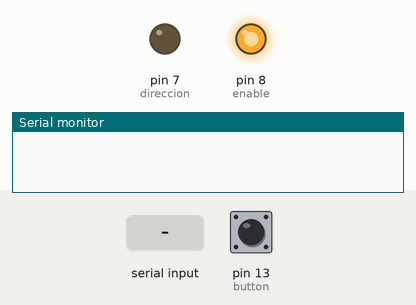
A sketch run on a simulated Arduino Uno, built with avr-gcc and run on an emulated ATmega328P. Parts: output pins drawn as LEDs (lit = HIGH), the last lines printed to the serial monitor. Inputs (shaded band) come from the test bench; at power-on: pin 13 (button) LOW. Pins used as bus, display or sensor lines are not drawn.

Above: at 1.2 s.
1.3 s: "66\n" received over Serial
At 2.4 s:
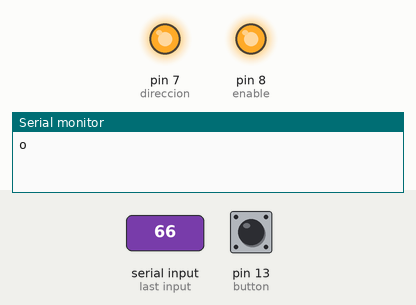
3.0 s: "9\n" received over Serial
At 4.0 s:
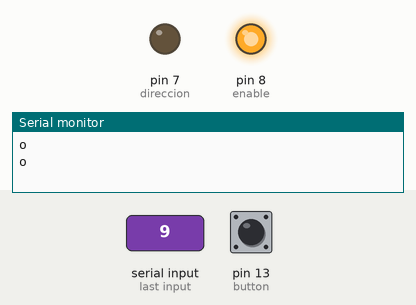
4.5 s: "99\n" received over Serial
At 4.64 s:
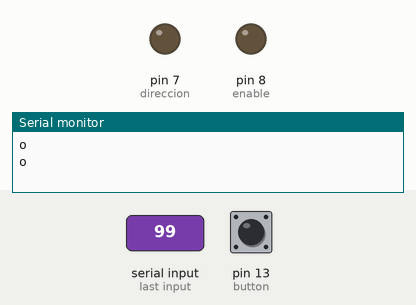
6.2 s: "3\n" received over Serial
At 6.3 s:
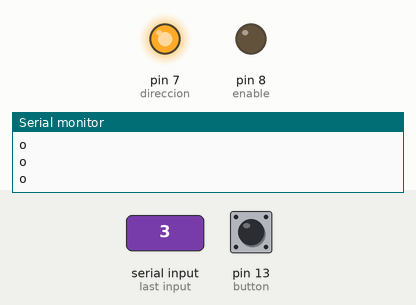
Timing chart, 0 to 8.9 s (numbered marks = the images above; inputs shaded):
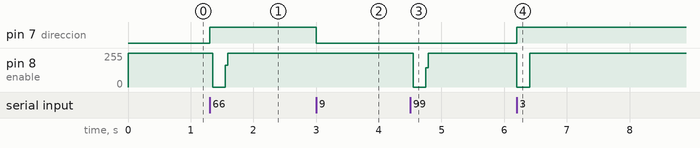

Measured:
- after the input at 1.3 s, pin 7 (direccion): LOW → HIGH at once; pin 8 (enable): 255/255 → 0/255 after 0.05 s, → 255/255 0.20 s later
- after the input at 3.0 s, pin 7 (direccion): HIGH → LOW at once
- after the input at 4.5 s, pin 8 (enable): 255/255 → 0/255 after 0.05 s, → 255/255 0.20 s later
- after the input at 6.2 s, pin 7 (direccion): LOW → HIGH at once; pin 8 (enable): 255/255 → 0/255 at once, → 255/255 0.21 s later

The sketch:

microscopio_IVERTIDO.ino
```cpp
#define direccion 7
#define steps 4
#define enable 8

#define button 13

bool state;

byte state0 = 0;

void setup() {
  pinMode(direccion, OUTPUT);
  pinMode(steps, OUTPUT);
  pinMode(enable, OUTPUT);

  pinMode(button, INPUT);

  digitalWrite(enable , 1);

  Serial.begin(115200);
  Serial.setTimeout(5);
}

void loop() {

  if (Serial.available() > 0) {
    int x = Serial.parseInt();
    if (x == 3) {
      state0 = 3; // home z
    }
    else if (x == 6) {
      state0 = 6; // mover z abajo
    }
    else if (x == 9) {
      state0 = 9; // mover z arriba
    }
    else if (x == 66) {
      state0 = 66; // mover z abajo 2 veces
    }
    else if (x == 99) {
      state0 = 99; // mover z arriba 2 veces
    }
    else if (x == 666) {
      state0 = 16; // apagar luz
    }
    else if (x == 999) {
      state0 = 19; // apagar luz
    }
    else if (x == 100) {
      state0 = 100; // prender luz
    }
    else if (x == 101) {
      state0 = 101; // apagar luz
    }
    else state0 = 0;
  }

  if (state0 == 3) {
    HomeZ();
    Serial.println("o");
  }
  else if (state0 == 6) {
    moverZ_abajo();
    Serial.println("o");
  }
  else if (state0 == 9) {
    moverZ_arriba();
    Serial.println("o");
  }
  else if (state0 == 66) {
    for (int i = 0; i <= 50; i++) {
      moverZ_abajo();
    }
    Serial.println("o");
  }
  else if (state0 == 99) {
    for (int i = 0; i <= 50; i++) {
      moverZ_arriba();
    }
    Serial.println("o");
  }
  else if (state0 == 16) {
    for (int i = 0; i <= 150; i++) {
      moverZ_abajo();
    }
    Serial.println("o");
  }
  else if (state0 == 19) {
    for (int i = 0; i <= 150; i++) {
      moverZ_arriba();
    }
    Serial.println("o");
  }
  else if (state0 == 100) {
    digitalWrite(12, 1);
  }
  else if (state0 == 101) {
    digitalWrite(12, 0);
  }
}

//--------- HOME Z ---------
void HomeZ() {
  byte BS = digitalRead(button);
  if (BS == 1) {
    digitalWrite(enable , LOW);
    digitalWrite(direccion , LOW);

    digitalWrite(steps , LOW);
    digitalWrite(steps , HIGH);
    delayMicroseconds(500);
  }
  if (BS == 0 and state == 0) {
    digitalWrite(enable , LOW);
    digitalWrite(direccion , HIGH);
    for (int i = 0; i <= 50 * 16; i++)
    {
      digitalWrite(steps , HIGH);
      digitalWrite(steps , LOW);
      delayMicroseconds(250);
    }
    state = true;
  }
  BS = digitalRead(button);
  if (BS == 0 and state == 1) {
    digitalWrite(enable , HIGH);
    state0 = 0;
    state = 0;
  }
}
//--------- MOVER Z ABAJO ---------
void moverZ_abajo() {
  digitalWrite(enable , 0);
  digitalWrite(direccion , HIGH);
  for (int i = 0; i <= 16; i++)
  {
    digitalWrite(steps , HIGH);
    digitalWrite(steps , LOW);
    delayMicroseconds(250);
  }
  digitalWrite(enable , 1);
  state0 = 0;
  state = 0;
}
//--------- MOVER Z ARRIBA ---------
void moverZ_arriba() {

  digitalWrite(enable , 0);
  digitalWrite(direccion , LOW);

  for (int i = 0; i <= 1 * 16; i++)
  {
    byte BS = digitalRead(button);

    digitalWrite(steps , LOW);
    digitalWrite(steps , HIGH);
    delayMicroseconds(250);

  }
  state0 = 0;
  state = 0;

  digitalWrite(enable , 1);
}
```
